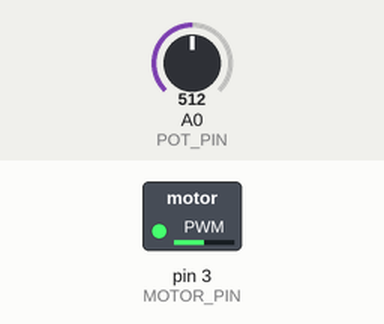
Simulated run of this sketch. Board: Arduino Uno, built with avr-gcc and run on an emulated ATmega328P. Parts: switched loads named in the sketch (green lamp = pin HIGH). The test bench sets the inputs (shaded band); at power-on: A0 (POT_PIN) = 512.

Above: at 1.2 s.
1.3 s: A0 (POT_PIN) set to 716
At 2.3 s:
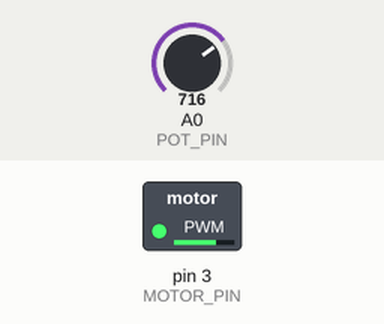
2.8 s: A0 (POT_PIN) set to 900
At 3.5 s:
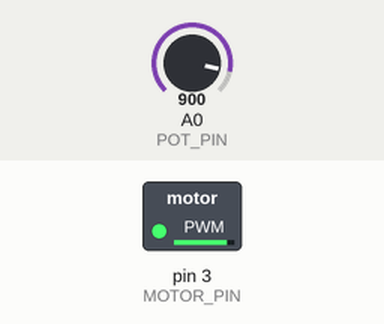
4.3 s: A0 (POT_PIN) set to 122
At 4.6 s:
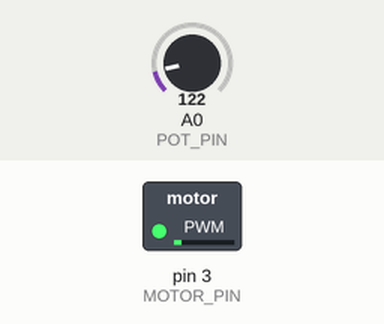
5.8 s: A0 (POT_PIN) set to 0
At 7.0 s:
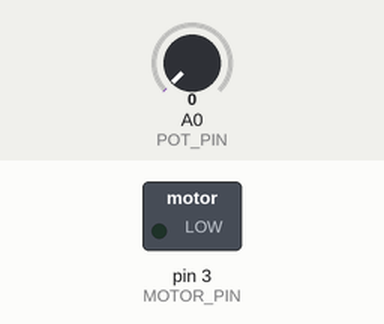
7.3 s: A0 (POT_PIN) set to 511
At 8.1 s:
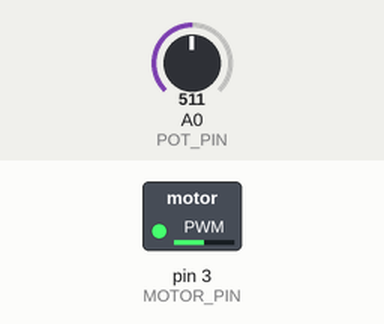
Timing chart, 0 to 9.8 s (numbered marks = the images above; inputs shaded):
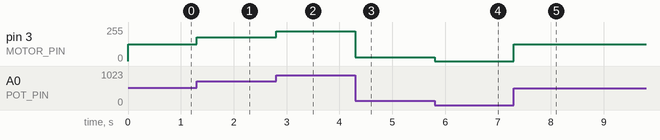

The sketch:

motor_nmos_demo.ino
```cpp
#define MOTOR_PIN 3
#define POT_PIN A0

void setup() {
  pinMode(MOTOR_PIN, OUTPUT);
  pinMode(POT_PIN, INPUT);
}

void loop() {
  int potValue = analogRead(POT_PIN);
  int motorSpeed = map(potValue, 0, 1023, 0, 255);
  spinMotor(motorSpeed, MOTOR_PIN);
}

void spinMotor(int speed, int pin) {
  analogWrite(pin, speed);
}
```

Measured:
- after the input at 1.3 s, pin 3 (MOTOR_PIN): 127/255 → 178/255 at once
- after the input at 2.8 s, pin 3 (MOTOR_PIN): 178/255 → 224/255 at once
- after the input at 4.3 s, pin 3 (MOTOR_PIN): 224/255 → 30/255 at once
- after the input at 5.8 s, pin 3 (MOTOR_PIN): 30/255 → 0/255 at once
- after the input at 7.3 s, pin 3 (MOTOR_PIN): 0/255 → 127/255 at once
